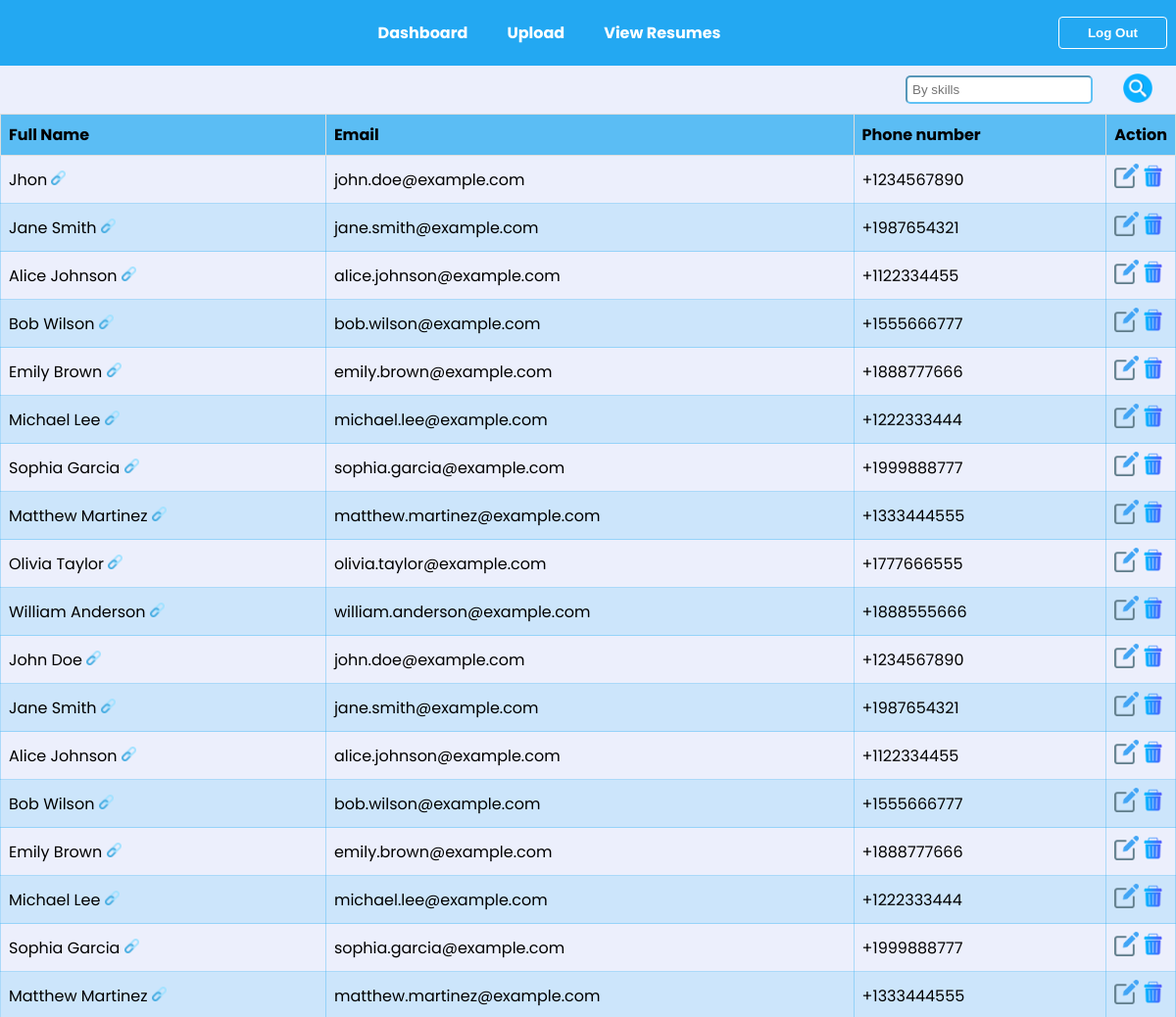
/all/ (signed in, upper part), run on an earlier commit of the app's database.
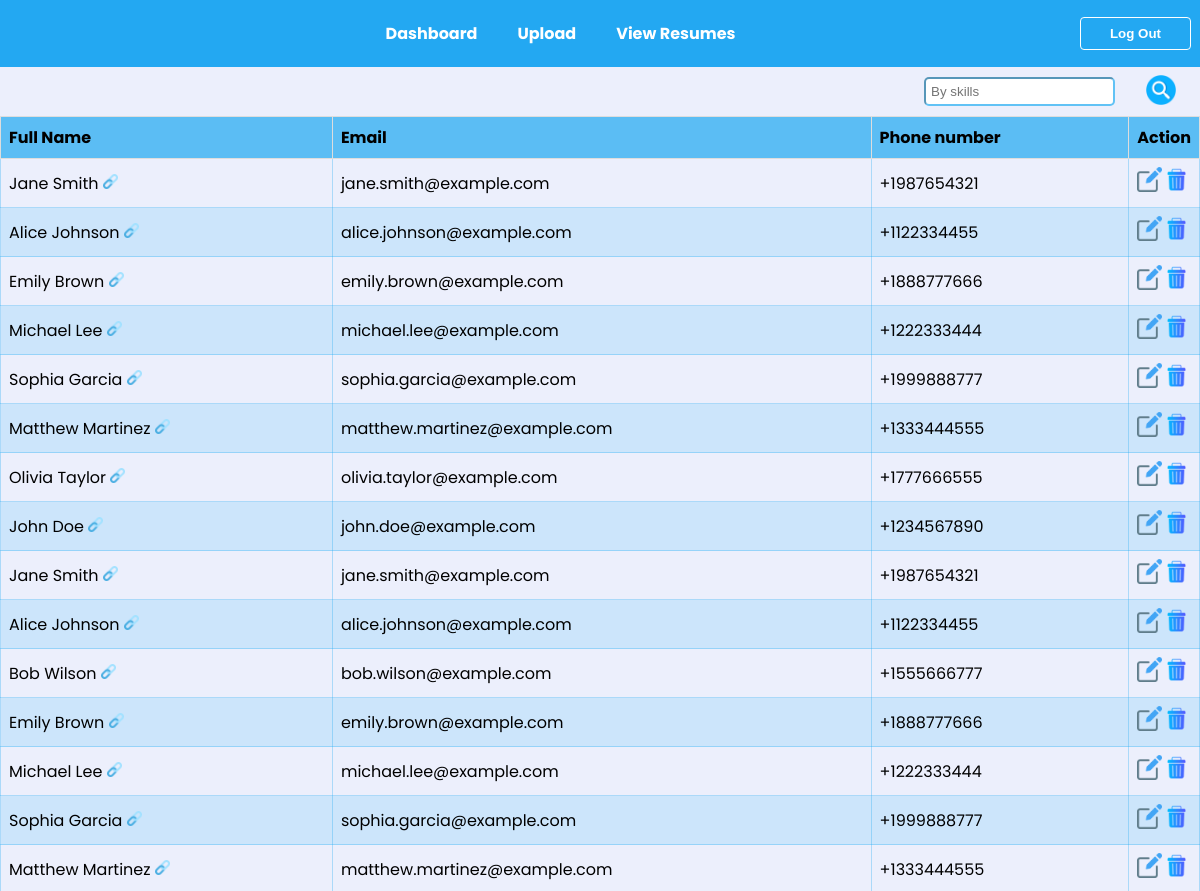
And on a later commit of the database.
### cv/models.py (models this page shows)
class Person(models.Model):
    name = models.CharField(max_length=100)  # Assuming name length won't exceed 100 characters
    email = models.EmailField(blank=True, null=True)
    phone = models.CharField(max_length=20, blank=True, null=True)
    skills = models.CharField(max_length=300, null=True, blank=True)
    experience = models.CharField(max_length=300, null=True, blank=True)
    education = models.CharField(max_length=300, null=True, blank=True)

### cv/views.py (the view)
# urls.py: path("all/", all_resume, name="all"),
def all_resume(request):
    if request.user.is_authenticated:
        dataa = Person.objects.all()
        if request.user.is_admin:
            request.session['is_admin']=1
            request.session['authenticated']=True
            return render(request, 'view.html', {"data":dataa})
        else:
            request.session['is_admin']=0
            request.session['authenticated']=True
            return render(request, 'view.html', {"data":dataa})
    return redirect("login")

### templates/view.html (shortened to what this page needs)
{%extends 'base.html' %}
{% load static %}
{% block content %}
<link rel="stylesheet" href="{% static 'view_style.css' %}">
<body>
    <div class="search-container">
        <form action="/search/" method="get">
            <input type="text" name="keywords" placeholder="By skills">
            <button type="submit"><img src="/static/search.png" alt="Search" width="30px" height="30px"></button>
        </form>
    </div>
<section>
    <table>
        <thead>
            <tr>
                <th>Full Name</th>
                <th>Email</th>
                <th>Phone number</th>
                {% if request.session.is_admin == 1 %}
                <th style="width: 20px;">Action</th>
                {% endif %}
            </tr>
        </thead>
        <tbody>
            {% for d in data %}
            <tr class="row" id="{{d.id}}">
                <td><a href="/{{d.id}}">{{d.name}} <img src="{% static 'link-icon.png' %}" alt="" width="15px"> </a></td>
                <td><a href="/{{d.id}}">{{d.email}}</a></td>
                <td><a href="/{{d.id}}">{{d.phone}}</a></td>
                {% if request.session.is_admin == 1 %}
                <td>
                    <div class="button-action">
                        <a href="/{{d.id}}"><img src="{% static 'modify_icon.png' %}" alt="{% static 'modify_icon.png'}" style="width: 25px;"></a>
                        <img src="{% static 'delete_icon.png' %}" alt="{% static 'delete_icon.png' %}" onclick="deleteRow(this)" style="width: 25px;">
                    </div>
                </td>
                {% endif %}
            </tr>
            {% endfor %}
        </tbody>
    </table>
</section>
{% endblock %}

### templates/base.html (shortened to what this page needs)
{% load static %}
<!DOCTYPE html>
<html lang="en">
<head>
    <link rel="stylesheet" href="{% static 'base_styles.css' %}">
</head>
<body>
    <nav>
        <ul>
            <li><a class="ulinks" href="/">Dashboard</a></li>
            <li><a class="ulinks" href="/upload/">Upload</a></li>
            <li><a class="ulinks" href="/all/">View Resumes</a></li>
        </ul>
        {% if request.session.authenticated %}
        <button class="log"><a href="{% url 'logout' %}">Log Out</a></button>
        {% endif %}
    </nav>
    {% block content %}
    {% endblock %}
</body>
</html>

### static/base_styles.css (style rules this page uses)
html, body { min-height: 100vh; margin: 0; font-family: 'Poppins'; background: #eceffc; }
html { min-width: 500px; }
nav { display: grid; grid-template-columns: 90% 10%; align-items: center; margin: 0; background-color: #23a8f2; padding: 5px; }
ul { margin-left: auto; margin-right: auto; display: flex; flex-direction: row; justify-content: space-around; max-width: 400px; align-items: center; list-style-type: none; padding: 0; color: white; font-weight: bold; }
.ulinks { text-decoration: none; padding-left: 40px; color:white; }
.log { background-color: transparent; color: white; border: 1px solid white; border-radius: 4px; font-weight: bold; padding: 8px 16px; cursor: pointer; transition: background-color 0.3s, color 0.3s; }
.log a { color: white; text-decoration: none; }

### static/view_style.css (style rules this page uses)
form { display: flex; align-items: center; justify-content:end; flex-direction: row; margin: 5px; }
input { margin-right: 1%; padding: 5px; border-radius: 5px; border-color: #23aaf2b7; }
form button { border: none; background-color: transparent; }
table { grid-column: span 2; width: 100%; border-collapse: collapse; }
th { background-color: #23aaf2b7; border: 1px solid #dddddd; padding: 8px; text-align: left; }
td { border: 1px solid #23aaf252; padding: 8px; }
tr:nth-child(even) { background-color: #23aaf228; }
a { color: inherit; text-decoration: none; display: block; }
.button-action { display: grid; grid-template-columns: 1fr 1fr; grid-gap: 20; }
button { margin: 0 4px; border: 2px solid #23a8f2; background-color: white; padding: 3px 15px; }

What changed in the data, as far as the page shows it:
removed Person: name "Jhon", email "john.doe@example.com", phone "+1234567890"
removed Person: name "Bob Wilson", email "bob.wilson@example.com", phone "+1555666777"
removed Person: name "William Anderson", email "william.anderson@example.com", phone "+1888555666"
